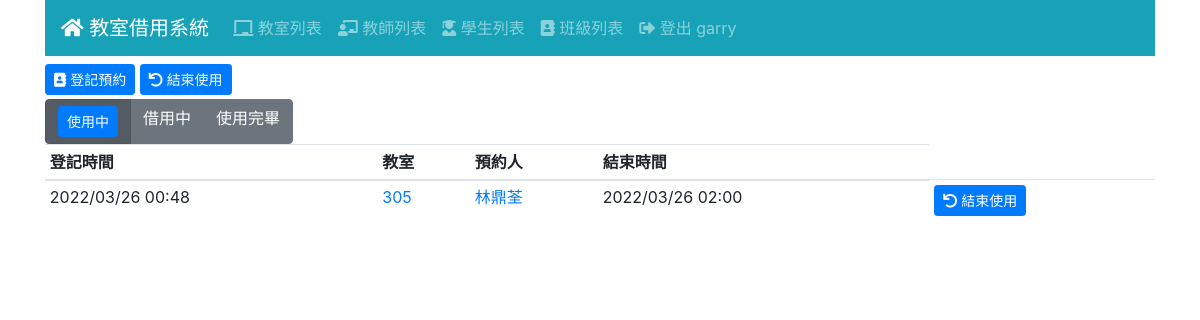
The app's page /log/using/ (signed in) with its own data.
### log/models.py (models this page shows, shortened)
class Log(Model):
    ST_OPTIONS = [
        (0,'即將使用'),
        (1,'使用中'),
        (2,'使用完畢')
    ]
    teacher = ForeignKey(Teacher, CASCADE)
    room = ForeignKey(Room, CASCADE)
    classes = ForeignKey(Classes, CASCADE)
    reserve = DateTimeField('登記時間', null=True)
    end = DateTimeField('結束使用時間', null=True)
    workstatus = IntegerField('資料狀態', default=0 , choices=ST_OPTIONS)

### room/models.py (models this page shows)
class Room(Model):
    ST_OPTIONS = [
        (0,'使用中'),
        (1,'開放使用')
    ]
    name = CharField('教室名稱', max_length=48)
    preface = ImageField('教室圖片', blank=True)
    detail = TextField('詳細資訊', blank=True)
    status = IntegerField('狀態', default=0 , choices=ST_OPTIONS)

### teacher/models.py (models this page shows, shortened)
class Teacher(Model):
    realname = CharField('姓名', max_length=32)
    tea_classes=models.ManyToManyField(Classes)
    tel = CharField('連絡電話', max_length=10)
    role= CharField('職稱', max_length=20)  #ex:訓育組長、教務主任、高中部數學老師
    cardid= CharField('卡號', max_length=30)

### log/views.py (the view)
# urls.py: path('using/', LogList_using.as_view(), name='log_list_using'),
class LogList_using(LoginRequiredMixin, ListView):
    model = Log
    template_name = 'log/log_list_using.html'
    def get_context_data(self, **kwargs):
        context = super().get_context_data(**kwargs)
        context['log_list_using'] = Log.objects.filter(workstatus=1)
        return context

### templates/log/log_list_using.html
{% extends "base.html" %}
{% block content %}
<div class="mb-1">
  <a href="{% url 'reserve_teacher' %}" class="btn btn-sm btn-primary">
    <i class="fas fa-address-book"></i> 登記預約
  </a>
  <a href="{% url 'end_room' %}" class="btn btn-sm btn-primary">
    <i class="fas fa-undo"></i> 結束使用
  </a>
</div>
<div class="btn-group btn-group-toggle" data-toggle="buttons">
  <label class="btn btn-secondary active">
    <a href="{% url 'log_list_using' %}" class="btn btn-sm btn-primary">使用中</a>
  </label>
  <label class="btn btn-secondary">
    <input type="radio" name="options" id="option2" autocomplete="off"> 借用中
  </label>
  <label class="btn btn-secondary">
    <input type="radio" name="options" id="option3" autocomplete="off"> 使用完畢
  </label>
</div>
<div id="log-list">
  <table class="table table-sm">
    <thead>
      <tr>
        <th>登記時間</th>
        <th>教室</th>
        <th>預約人</th>
        <th>結束時間</th>
      </tr>
    </thead>
    <tbody>
      {% for log in log_list_using %}
      <tr>
        <td>{{ log.reserve|date:"Y/m/d H:i" }}</td>
        <td>
          <a href="{% url 'room_view' log.room.id %}">
            {{ log.room.name }}
          </a>
        </td>
        <td>
          <a href="{% url 'teacher_view' log.teacher.id %}">
            {{ log.teacher.realname }}
          </a>
        </td>
        <td>{{ log.end|date:"Y/m/d H:i" }}</td>
        <td>
            <a href="{% url 'end_log' log.id %}" class="btn btn-sm btn-primary">
              <i class="fas fa-undo"></i> 結束使用
            </a>
          </td>
      </tr>
      {% endfor %}
    </tbody>
  </table>
</div>
{% endblock %}

### templates/navbar.html (shortened to what this page needs)
<nav class="navbar navbar-expand-md navbar-dark bg-info mb-2">
    <a class="navbar-brand" href="/"><i class="fas fa-home"></i> 教室借用系統</a>
    <div class="collapse navbar-collapse" id="navbarNav">
      <ul class="navbar-nav">
        <li class="nav-item">
            <a href="{% url 'room_list' %}" class="nav-link">
              <i class="fas fa-chalkboard"></i> 教室列表
            </a>
        </li>
        {% if user.is_authenticated %}
        <li class="nav-item">
          <a href="{% url 'teacher_list' %}" class="nav-link">
            <i class="fas fa-chalkboard-teacher"></i> 教師列表
          </a>
        </li>
        <li class="nav-item">
          <a href="{% url 'student_list' %}" class="nav-link">
            <i class="fas fa-user-graduate"></i> 學生列表
          </a>
        </li>
        <li class="nav-item">
          <a href="{% url 'classes_list' %}" class="nav-link">
            <i class="fas fa-address-book"></i> 班級列表
          </a>
        </li>
        <li class="nav-item">
          <a href="{% url 'logout' %}" class="nav-link">
            <i class="fas fa-sign-out-alt"></i> 登出 {{ user.username }}
          </a>
        </li>
        {% else %}
        <li class="nav-item">
          <a href="{% url 'login' %}" class="nav-link">
            <i class="fas fa-sign-in-alt"></i>登入
          </a>
        </li>
        {% endif %}
      </ul>
    </div>
  </nav>

### records on screen
Log: reserve "2022/03/26 00:48", room.name "305", teacher.realname "林鼎荃", end "2022/03/26 02:00"

### other values on screen
{{ user.username }} "garry"
